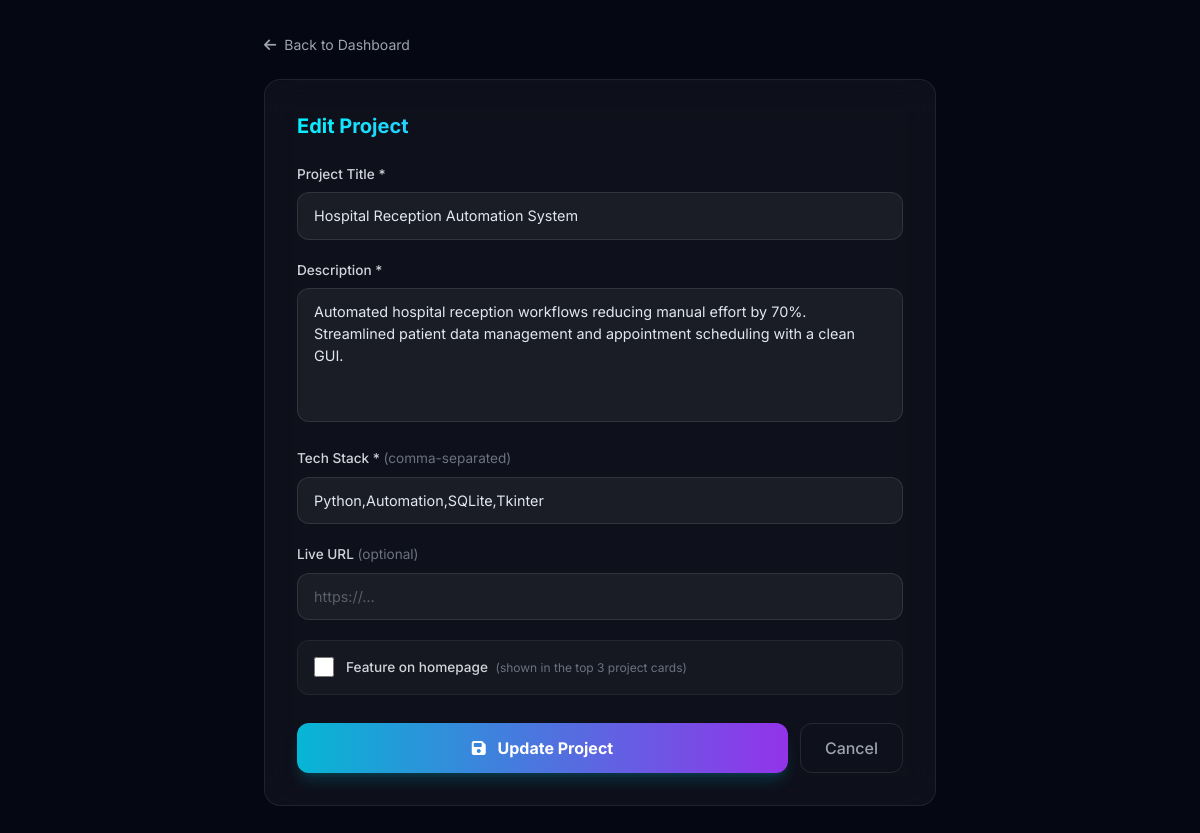
The page /admin/project/edit/4 (signed in) on the database its author committed.
### tables this page shows
CREATE TABLE projects (
        id INTEGER PRIMARY KEY AUTOINCREMENT,
        title TEXT NOT NULL,
        description TEXT NOT NULL,
        tech_stack TEXT NOT NULL,
        live_url TEXT,
        is_featured INTEGER DEFAULT 0,
        created_at TEXT NOT NULL
    );

### app.py (the view, shortened to what this page needs)
@app.route("/admin/project/edit/<int:pid>", methods=["GET", "POST"])
@admin_required
def admin_edit_project(pid):
    conn    = get_db()
    project = conn.execute("SELECT * FROM projects WHERE id=?", (pid,)).fetchone()
    conn.close()
    return render_template("admin/project_form.html", project=project)

### app.py (called while the page is built)
def get_db():
    conn = sqlite3.connect(DB_PATH)
    conn.row_factory = sqlite3.Row
    return conn

def admin_required(f):
    @functools.wraps(f)
    def decorated(*args, **kwargs):
        if not session.get("admin_logged_in"):
            return redirect(url_for("admin_login"))
        return f(*args, **kwargs)
    return decorated

### templates/admin/project_form.html (shortened to what this page needs)
<!DOCTYPE html>
<html lang="en">
<head>
  <script src="https://cdn.tailwindcss.com"></script>
  <link rel="stylesheet" href="https://cdnjs.cloudflare.com/ajax/libs/font-awesome/6.5.0/css/all.min.css"/>
</head>
<body class="min-h-screen p-8">
  <div class="max-w-2xl mx-auto">
    <a href="/admin" class="inline-flex items-center gap-2 text-sm text-gray-400 hover:text-cyan-400 transition-colors mb-6 group">
      <i class="fas fa-arrow-left group-hover:-translate-x-1 transition-transform"></i>Back to Dashboard
    </a>
    <div class="glass p-8">
      <h1 class="text-xl font-bold mb-6 grad-text">
        {% if project %}Edit Project{% else %}Add New Project{% endif %}
      </h1>
      <form method="POST" class="space-y-5">
        <div>
          <label>Project Title *</label>
          <input name="title" type="text" required class="input-field"
            value="{{ project.title if project else '' }}"
            placeholder="e.g. Student Management System"/>
        </div>
        <div>
          <label>Description *</label>
          <textarea name="description" rows="5" required class="input-field resize-none"
            placeholder="Describe what the project does and what problem it solves…">{{ project.description if project else '' }}</textarea>
        </div>
        <div>
          <label>Tech Stack * <span class="text-gray-500 font-normal">(comma-separated)</span></label>
          <input name="tech_stack" type="text" required class="input-field"
            value="{{ project.tech_stack if project else '' }}"
            placeholder="Python, Django, MySQL, Bootstrap"/>
        </div>
        <div>
          <label>Live URL <span class="text-gray-500 font-normal">(optional)</span></label>
          <input name="live_url" type="url" class="input-field"
            value="{{ project.live_url if project else '' }}"
            placeholder="https://…"/>
        </div>
        <div class="flex items-center gap-3 p-4 rounded-xl"
          style="background:rgba(255,255,255,0.03);border:1px solid rgba(255,255,255,0.06);">
          <input name="is_featured" type="checkbox" id="is_featured" class="w-5 h-5 accent-cyan-400"
            {% if project and project.is_featured %}checked{% endif %}/>
          <label for="is_featured" class="mb-0 cursor-pointer">
            Feature on homepage
            <span class="text-gray-500 font-normal text-xs ml-1">(shown in the top 3 project cards)</span>
          </label>
        </div>
        <div class="flex gap-3 pt-2">
          <button type="submit"
            class="flex-1 py-3 rounded-xl font-bold text-white bg-gradient-to-r from-cyan-500 to-purple-600
                   hover:brightness-110 transition-all shadow-lg shadow-cyan-500/20">
            <i class="fas {% if project %}fa-save{% else %}fa-plus{% endif %} mr-2"></i>
            {% if project %}Update{% else %}Add{% endif %} Project
          </button>
          <a href="/admin"
            class="px-6 py-3 rounded-xl border border-white/10 text-gray-400 hover:text-white hover:border-white/20
                   transition-all font-medium text-center">Cancel</a>
        </div>
      </form>
    </div>
  </div>
</body>
</html>

### templates/admin/project_form.html (style rules this page uses)
body { font-family:'Inter',sans-serif; background:#050712; color:#e2e8f0; }
.glass { background:rgba(255,255,255,0.04); backdrop-filter:blur(20px); border:1px solid rgba(255,255,255,0.08); border-radius:16px; }
.input-field { width:100%; padding:12px 16px; border-radius:12px; font-size:.9rem; background:rgba(255,255,255,0.05); border:1px solid rgba(255,255,255,0.1); color:#e2e8f0; outline:none; transition:all .3s; font-family:inherit; }
.input-field::placeholder { color:rgba(156,163,175,0.5); }
label { display:block; font-size:.85rem; font-weight:500; color:#d1d5db; margin-bottom:8px; }
.grad-text { background:linear-gradient(135deg,#00f5ff,#b347ff); -webkit-background-clip:text; -webkit-text-fill-color:transparent; }

### rows shown on the page
projects: title "Hospital Reception Automation System", description "Automated hospital reception workflows reducing manual effort by 70%. Streamlined patient data management and appointment scheduling with a clean GUI.", tech_stack "Python,Automation,SQLite,Tkinter"
